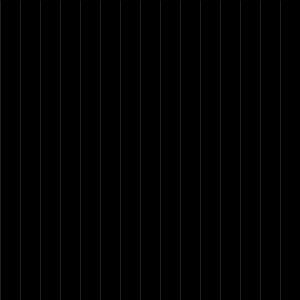
Frame 1 (no input)
Frame 60 (the mouse pressed at the canvas centre just before this capture): identical to frame 1, image omitted
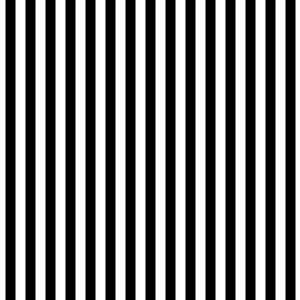
Frame 120 (the mouse held since frame 60 and released just before this capture)

The Processing sketch that drew these frames (run headless with seeded random() and noise(); from frame 60 on, the mouse is pressed at the canvas centre):

// Processing sketch: forLoopLines
// ── forLoopLines.pde
void setup(){
  size(300,300);
}


void draw(){
  
  background(0);
  
  stroke(255);
  strokeWeight( map(mouseX,0,width,0,20) );
  
  for(int i = 0; i < width+20; i+= 20){
    line(i,0,i,height);
  }
  
}
